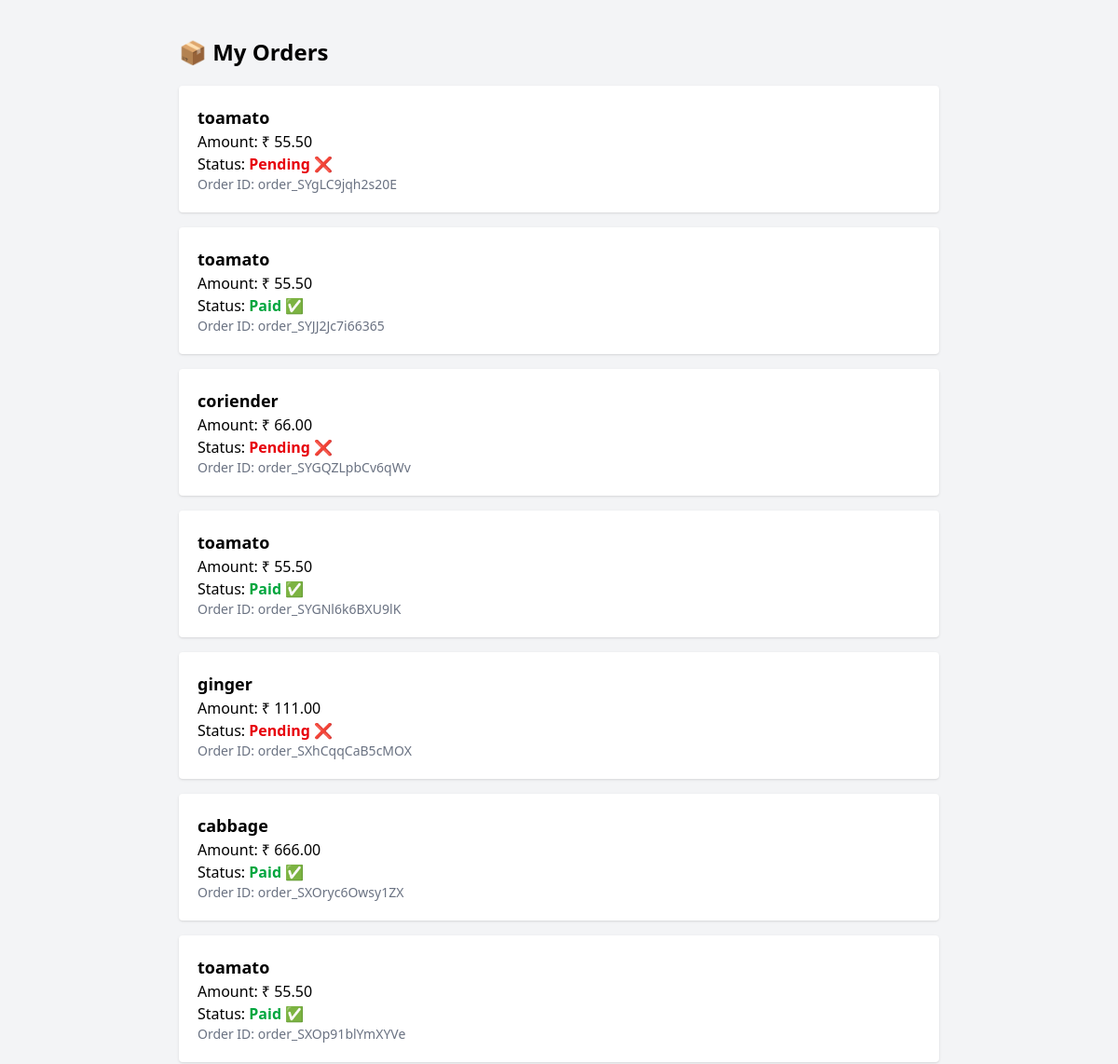
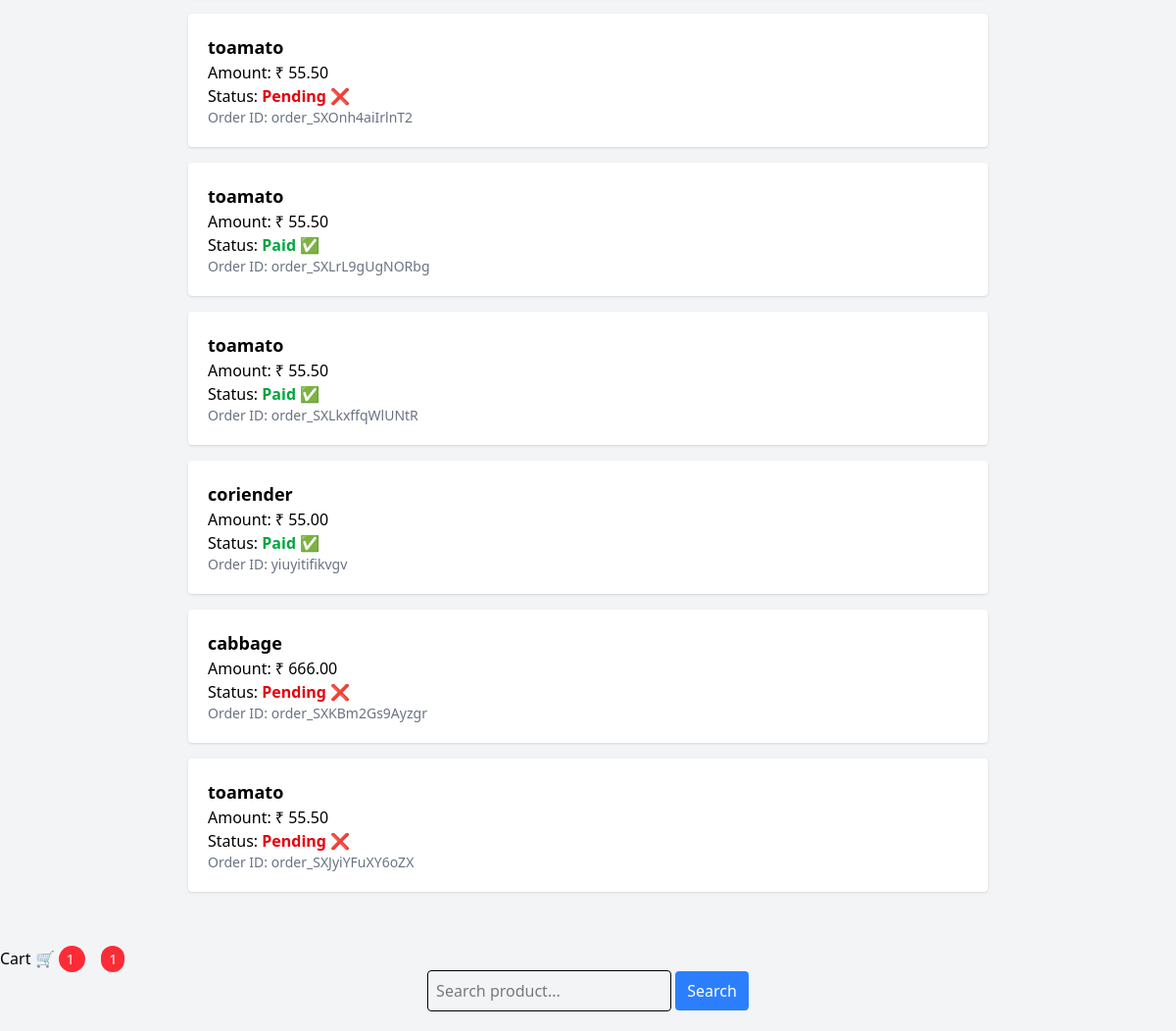
Page /my-orders/ (signed in) on the earlier database version (2 pictures, top to bottom).
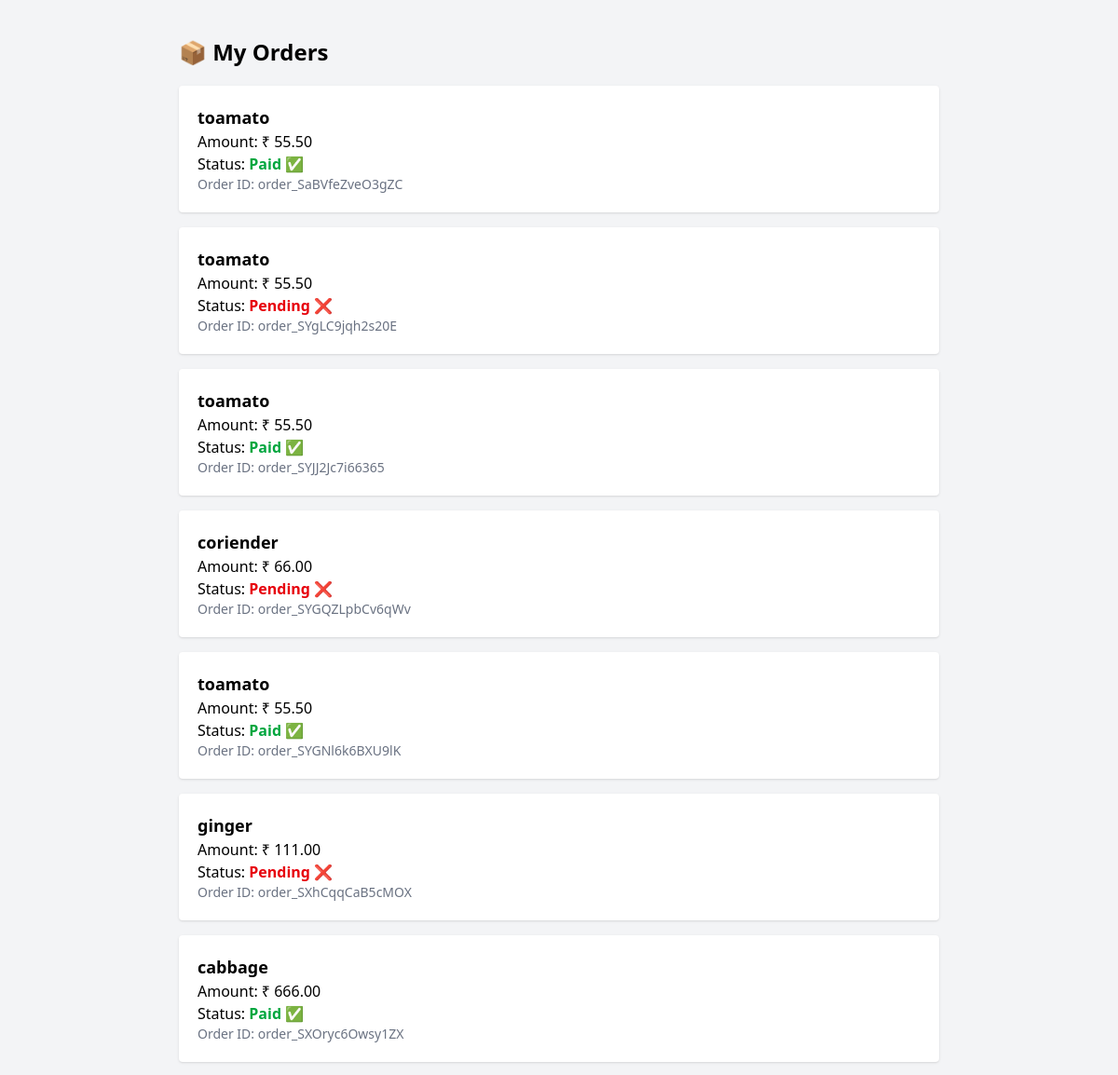
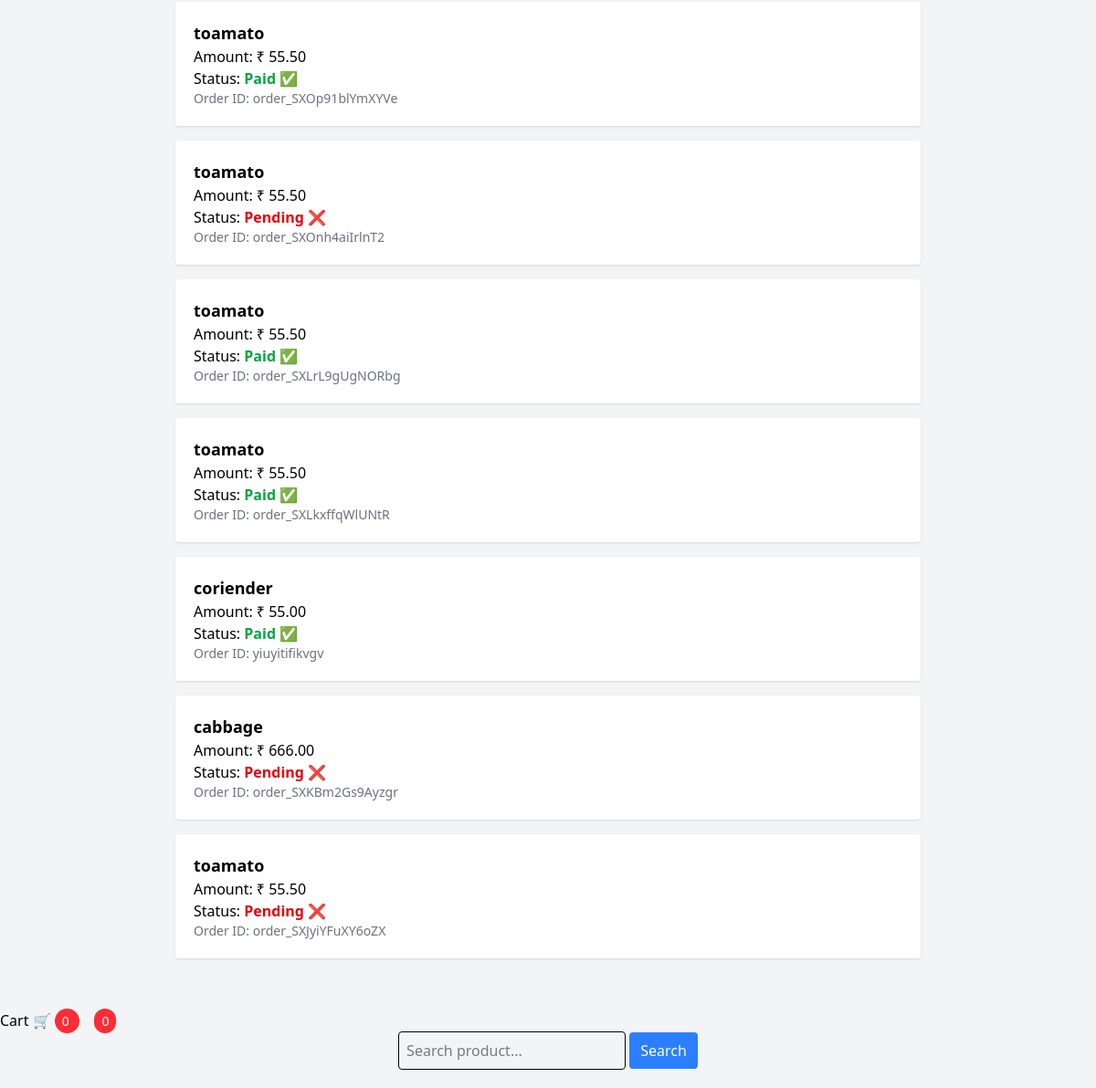
Same page on the later database version (2 pictures, top to bottom).
### product/models.py (models this page shows, shortened)
class Order(models.Model):
    user=models.ForeignKey(User,on_delete=models.CASCADE)
    product=models.ForeignKey(Product,on_delete=models.CASCADE)
    amount=models.DecimalField(max_digits=11,decimal_places=2)
    razorpay_order_id=models.CharField(max_length=255,blank=True,null=True)
    razorpay_payment_id=models.CharField(max_length=255,blank=True,null=True)
    razorpay_signature=models.CharField(max_length=255,blank=True,null=True)
    is_paid=models.BooleanField(default=False)
    created_at=models.DateTimeField(auto_now_add=True)

class Product(models.Model):
    name=models.CharField(max_length=166)
    description=models.TextField()
    price=models.DecimalField(max_digits=11,decimal_places=2)
    stock=models.PositiveIntegerField()

### product/views.py (the view)
# urls.py: path("my-orders/", OrderHistoryView.as_view(), name="order_history"),
class OrderHistoryView(LoginRequiredMixin, View):
    def get(self, request):
        orders = Order.objects.filter(user=request.user).order_by("-id")
        return render(request, "product/order_history.html", {"orders": orders})

### product/templates/product/order_history.html
{% extends "product/base.html" %}
{% block content %}
<div class="p-10 max-w-4xl mx-auto">
    <h1 class="text-2xl font-bold mb-5">📦 My Orders</h1>
    {% for order in orders %}
    <div class="bg-white shadow p-5 mb-4 rounded">
        <h2 class="font-bold text-lg">{{ order.product.name }}</h2>
        <p>Amount: ₹ {{ order.amount }}</p>
        <p>Status:
            {% if order.is_paid %}
                <span class="text-green-600 font-bold">Paid ✅</span>
            {% else %}
                <span class="text-red-600 font-bold">Pending ❌</span>
            {% endif %}
        </p>
        <p class="text-sm text-gray-500">
            Order ID: {{ order.razorpay_order_id }}
        </p>
    </div>
    {% empty %}
    <p>No orders yet 😢</p>
    {% endfor %}
</div>
{% endblock %}

### product/templates/product/base.html (shortened to what this page needs)
<!DOCTYPE html>
<html lang="en">
<head>
    <script src="https://unpkg.com/@tailwindcss/browser@4"></script>
</head>
<body class="bg-gray-100">
    {% block content %}{% endblock %}
<a href="/cart/" class="mr-4">
    Cart 🛒
    <span class="bg-red-500 text-white px-2 py-1 rounded-full text-sm">
        {{ request.user.cartitem_set.count }}
    </span>
</a>
<span class="bg-red-500 text-white px-2 py-1 rounded-full text-sm">
    {{ request.user.cartitem_set.count }}
</span>
<form method="GET" class="text-center mb-5">
    <input type="text" name="q" placeholder="Search product..."
           class="border p-2 rounded">
    <button class="bg-blue-500 text-white px-3 py-2 rounded">
        Search
    </button>
</form>
</body>
</html>

Differences in the rows shown:
added Order: product.name "toamato", amount "55.50", is_paid "Paid ✅", razorpay_order_id "order_SaBVfeZveO3gZC"
Other differences:
{{ request.user.cartitem_set.count }}: "1" → "0"
